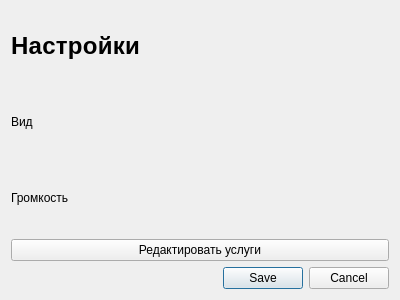
<?xml version="1.0" encoding="UTF-8"?>
<ui version="4.0">
 <class>FormSettings</class>
 <widget class="QWidget" name="FormSettings">
  <property name="geometry">
   <rect>
    <x>0</x>
    <y>0</y>
    <width>400</width>
    <height>300</height>
   </rect>
  </property>
  <property name="windowTitle">
   <string>Form</string>
  </property>
  <property name="styleSheet">
   <string notr="true"/>
  </property>
  <layout class="QVBoxLayout" name="verticalLayout">
   <item>
    <widget class="QLabel" name="label">
     <property name="styleSheet">
      <string notr="true">font-style: normal;
font-weight: 700;
font-size: 24px;
line-height: 30px;
letter-spacing: 0.3px;</string>
     </property>
     <property name="text">
      <string>Настройки</string>
     </property>
    </widget>
   </item>
   <item>
    <widget class="QLabel" name="label_2">
     <property name="text">
      <string>Вид</string>
     </property>
    </widget>
   </item>
   <item>
    <widget class="QLabel" name="label_3">
     <property name="text">
      <string>Громкость</string>
     </property>
    </widget>
   </item>
   <item>
    <widget class="QPushButton" name="pushButton">
     <property name="text">
      <string>Редактировать услуги</string>
     </property>
    </widget>
   </item>
   <item>
    <widget class="QDialogButtonBox" name="buttonBox">
     <property name="standardButtons">
      <set>QDialogButtonBox::Cancel|QDialogButtonBox::Save</set>
     </property>
    </widget>
   </item>
  </layout>
 </widget>
 <resources/>
 <connections/>
</ui>
